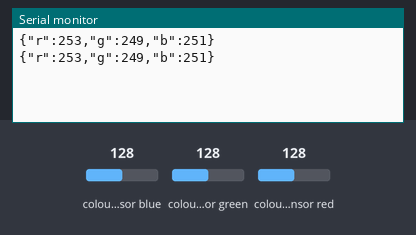
Recording of a sketch running on a simulated Arduino Uno, built with avr-gcc and run on an emulated ATmega328P. Shown: the last lines printed to the serial monitor. Wiring (inferred from the names in the program): TCS3200 colour sensor: output pin 8; S2 pin 6; S3 pin 7; S0 pin 4; S1 pin 5. The inputs (shaded band) are chosen by the test bench; at power-on: colour sensor blue 128, colour sensor green 128, colour sensor red 128.

Above: at 1.2 s.
1.3 s: colour sensor blue set to 5
At 2.6 s:
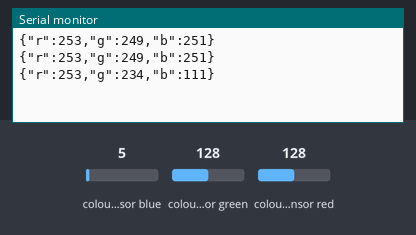
2.8 s: colour sensor green set to 5
At 3.8 s:
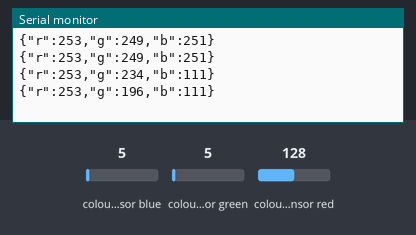
4.3 s: colour sensor red set to 5
At 5.6 s:
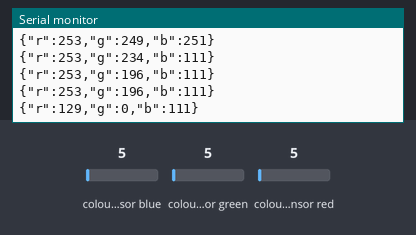
Timing chart, 0 to 7.3 s (numbered marks = the images above; inputs shaded):
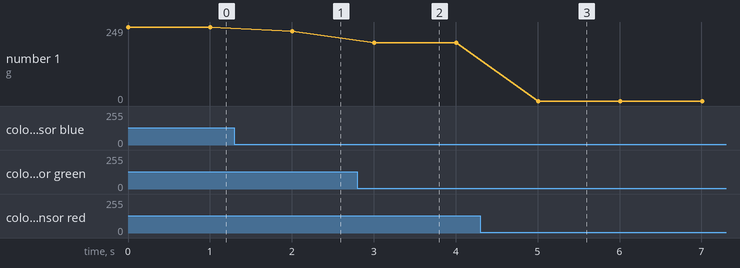

The sketch:

modelo_prueba.ino
```cpp
#define S0 4
#define S1 5
#define S2 6
#define S3 7
#define sensorOut 8

void setup() {
  pinMode(S0, OUTPUT);
  pinMode(S1, OUTPUT);
  pinMode(S2, OUTPUT);
  pinMode(S3, OUTPUT);
  pinMode(sensorOut, INPUT);

  digitalWrite(S0, HIGH); // 20% de frecuencia
  digitalWrite(S1, LOW);

  Serial.begin(9600);
}

int mapColor(int freq, int fmin, int fmax) {
  if ((255 - map(freq, fmin, fmax, 0, 255)) >= 0){
    return 255 - map(freq, fmin, fmax, 0, 255);
  }
  else {
    return 0;
  }
}

void loop() {
  int fR, fG, fB;

  // Leer Rojo
  digitalWrite(S2, LOW);
  digitalWrite(S3, LOW);
  fR = pulseIn(sensorOut, LOW);

  // Leer Verde
  digitalWrite(S2, HIGH);
  digitalWrite(S3, LOW);
  fG = pulseIn(sensorOut, LOW);

  // Leer Azul
  digitalWrite(S2, LOW);
  digitalWrite(S3, HIGH);
  fB = pulseIn(sensorOut, LOW);

  // Convertir a RGB (Valores de referencia negro: 10 Hz, blanco: 200 Hz)
  int R = mapColor(fR, 36, 381);
  int G = mapColor(fG, 13, 129);
  int B = mapColor(fB, 34, 340);

  Serial.print("{\"r\":");
  Serial.print(R);
  Serial.print(",\"g\":");
  Serial.print(G);
  Serial.print(",\"b\":");
  Serial.print(B);
  Serial.println("}");

  delay(1000);
}
```

Measured:
- after the input at 1.3 s, the serial monitor: prints a new line after 0.70 s (image 1)
- after the input at 2.8 s, the serial monitor: prints a new line after 0.21 s (image 2)
- after the input at 4.3 s, the serial monitor: prints a new line after 0.71 s (image 3)
- plotted number 1: 249 → 234 after the input at 1.3 s, 234 → 196 after the input at 2.8 s, 196 → 0 after the input at 4.3 s
